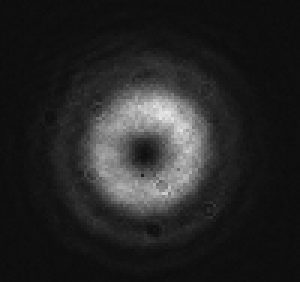
#> input picture DigitalStokesCalc/MR.png, 100 x 94 px (shown 3 times larger)
$ python SOPCodeExperimental.py   (older library calls are emulated)
#> lines starting #> are read from the running program, lines starting #| are printed output that depends on the picture
import matplotlib.pyplot as plt
import numpy as np
from matplotlib.collections import EllipseCollection
from PIL import Image  # Note this may require the 'Pillow' package instead of 'PIL' depending on the Python IDE used
from matplotlib import image

#######################################################################################################################
# Code for reconstructing the SOP from experimental intensity measurements of the right (R), left (L), horizontal (H) #
# and diagonal (D) components                                                                                         #
#######################################################################################################################

# Loading experimental intensity images #

R = Image.open('MR.png')
#> R is the input picture: PIL image 100x94 RGBA; mean R, G, B, A 37.4, 37.4, 37.4, 255
L = Image.open('ML.png')
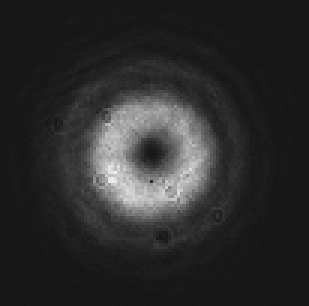
#> input picture DigitalStokesCalc/ML.png, 103 x 102 px (shown 3 times larger)
#> L is the input picture: PIL image 103x102 RGBA; mean R, G, B, A 44, 44, 44, 255
H = Image.open('MH.png')
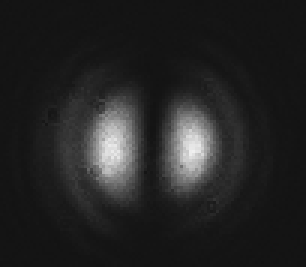
#> input picture DigitalStokesCalc/MH.png, 102 x 89 px (shown 3 times larger)
#> H is the input picture: PIL image 102x89 RGBA; mean R, G, B, A 36.2, 36.2, 36.2, 255
D = Image.open('MD.png')
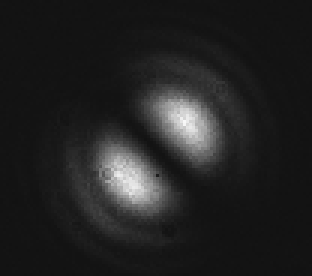
#> input picture DigitalStokesCalc/MD.png, 104 x 92 px (shown 3 times larger)
#> D is the input picture: PIL image 104x92 RGBA; mean R, G, B, A 34.1, 34.1, 34.1, 255

# Resizing intensity images to allow for a visible ellipse resolution (50 x 50 pixels) #

R.thumbnail((50, 50), Image.ANTIALIAS)
#> R: PIL image 50x47 RGBA
L.thumbnail((50, 50), Image.ANTIALIAS)
#> L: PIL image 50x50 RGBA
H.thumbnail((50, 50), Image.ANTIALIAS)
#> H: PIL image 50x44 RGBA
D.thumbnail((50, 50), Image.ANTIALIAS)
#> D: PIL image 50x44 RGBA

# Saving re-sized images #

R.save('R2.png')
L.save('L2.png')
H.save('H2.png')
D.save('D2.png')

# Reading re-sized images into arrays #

R3 = image.imread('R2.png')
L3 = image.imread('L2.png')
H3 = image.imread('H2.png')
D3 = image.imread('D2.png')

# Displays re-sized matrices and requires user to click the center of each intensity measurement for cropping #

plt.imshow(R3, cmap='gray')
plt.colorbar()
#> (the run stopped early here; a loop or call above may not have finished)
